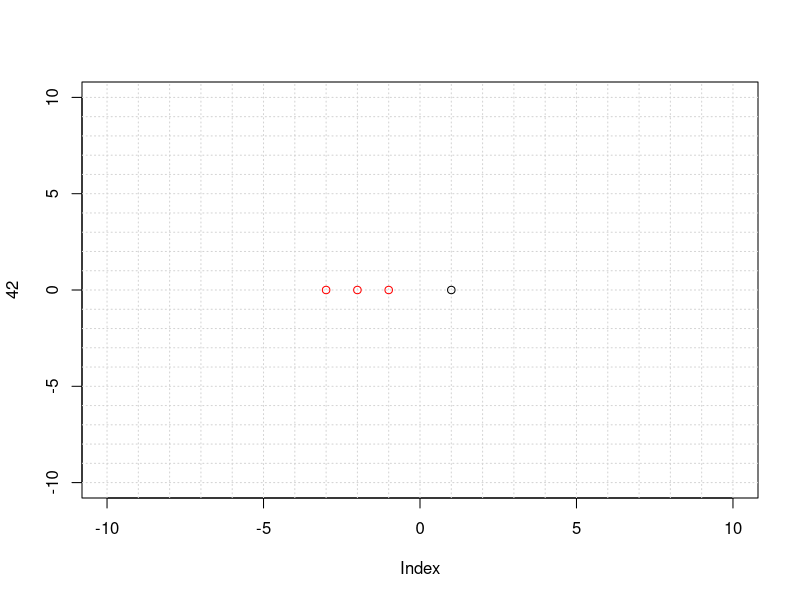
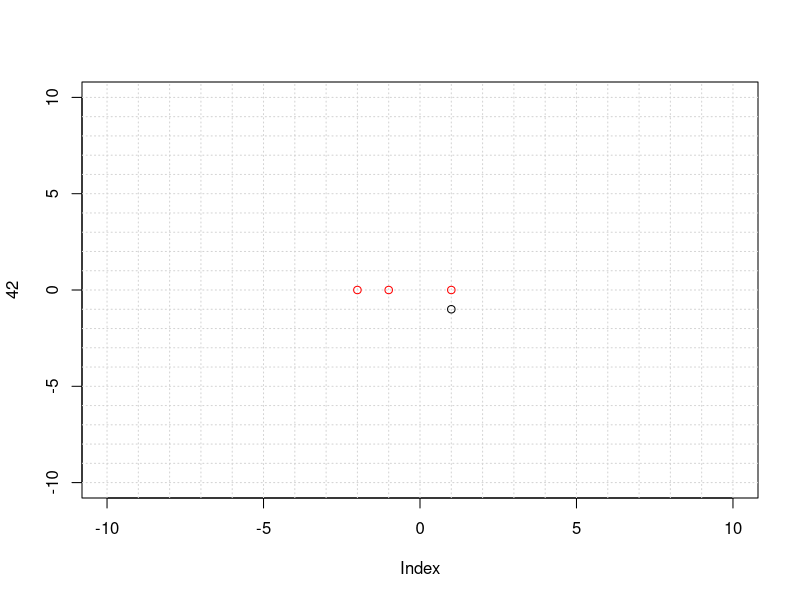
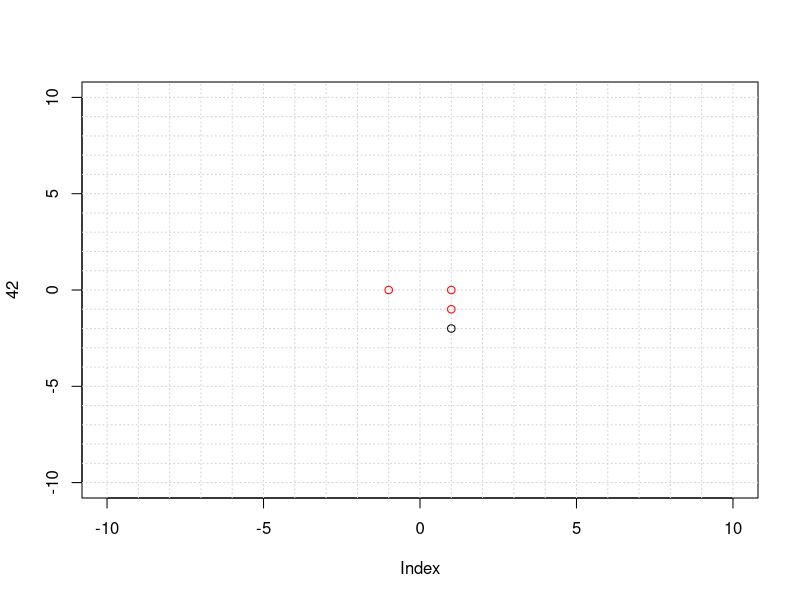
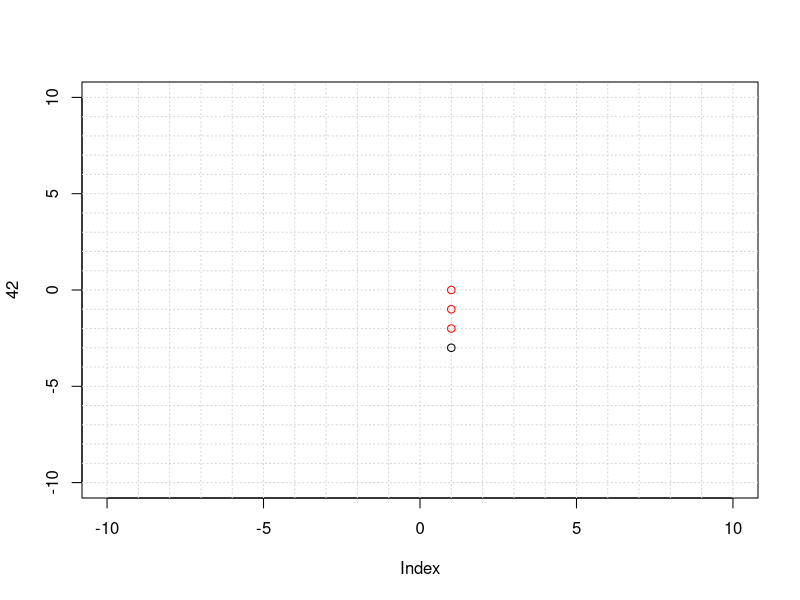
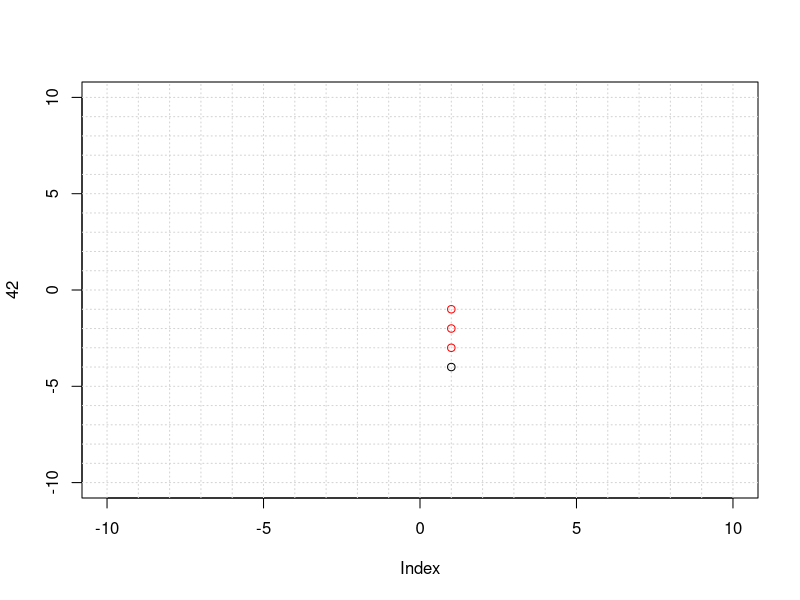
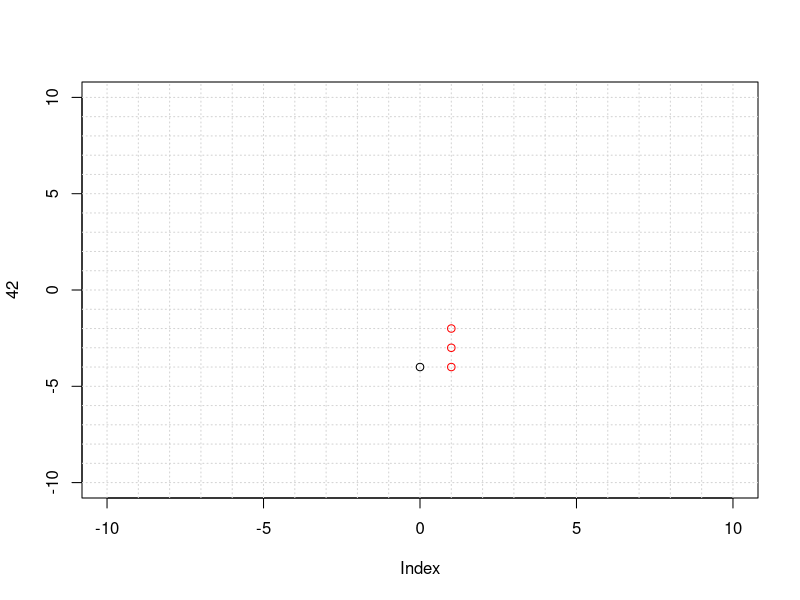
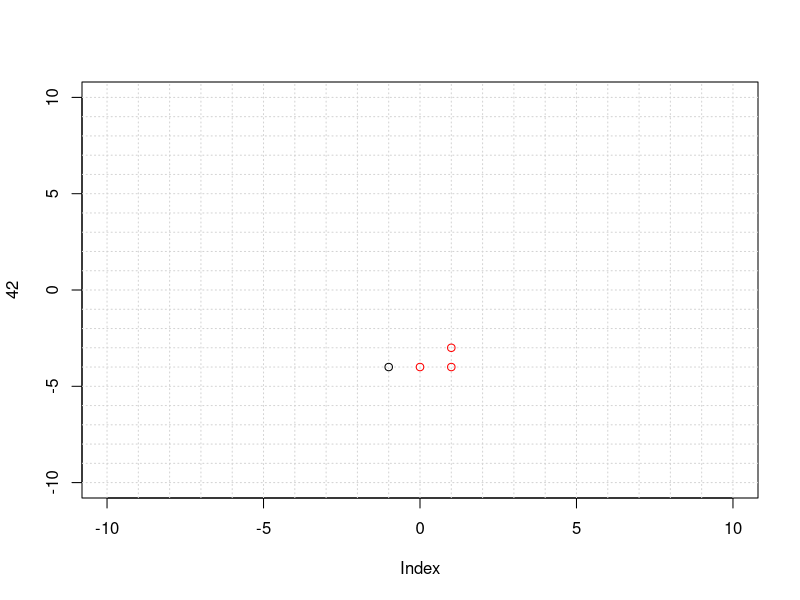
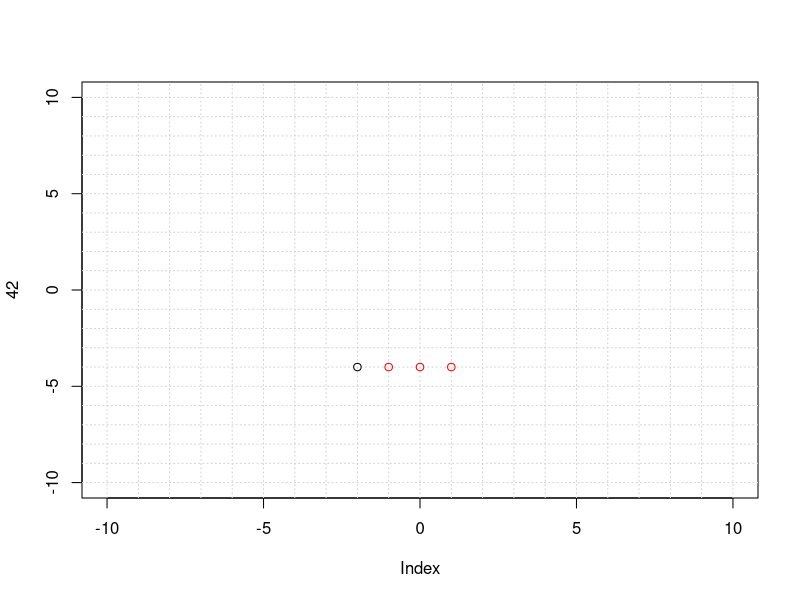

These charts were generated, in order, by the following R code:
#--------------------------------------------------------------------------------------------------
#Fonctions
#--------------------------------------------------------------------------------------------------

#rend une tete en 0.0 allant vers la droite
#entree : -
#sortie : objet tete
initTete=function(){
  return( list(coord=xy.coords(0,0),
               dir='d') 
  )
}


#cree un nouveau plot
#entree : -
#sortie : -
initGrille=function(){
  plot(42,xlim=c(-10,10),ylim=c(-10,10))
  
  abline(v=(seq(-10,10,1)), col="lightgray", lty="dotted")
  abline(h=(seq(-10,10,1)), col="lightgray", lty="dotted")
}

#test si la position actuelle est sur ou en dehors des bords
#entree : objet tete
#sortie : booléen
testMur=function(t){
  if(abs(t$coord$x)>=11 | abs(t$coord$y)>=11){
    return(T)
  }
  return(F)
}

#test si la direction demandé est possible et rend la 
#entree : caractere, caractere
#sortie : caractere
testDir=function(depart, demande){
  if(dirMatrix[demande,depart]){
    return(demande)
  }
  return(depart)
}

#calcul nouvelle coordonées de la tete selon la direction
#entree : tete
#sortie : objet coordonnées
move=function(t){
  x=t$coord$x+coor["x",t$dir]
  y=t$coord$y+coor["y",t$dir]
  return(xy.coords(x,y))
}

#Déplacement du corps
#entree : objet corps, objet tete
#sortie : objet corps
moveCorps=function(corps, tete){
  vecCorps=names(corps)
  invCorps=rev(vecCorps)
  l=length(invCorps)
  for(i in 1:(l-1)){
    # print(paste("Voilà ce que je prend : ", invCorps[i]))
    # print(paste("ce que je met : ", invCorps[i+1]))
    corps[[ invCorps[i] ]] = corps[[ invCorps[i+1] ]]
  }
  corps[[ vecCorps[1] ]]=tete$coord
  return(corps)
}

#--------------------------------------------------------------------------------------------------
#Initialisation
#--------------------------------------------------------------------------------------------------

#liste des directions possibles
dirVect=c("z","q","s","d")

#matrice des directions 
dirMatrix=matrix(rep(T,16),
                 nrow=4,
                 dimnames = list(dirVect,dirVect))
#insertion des imcompatibilités
dirMatrix["z","s"]=F
dirMatrix["s","z"]=F
dirMatrix["d","q"]=F
dirMatrix["q","d"]=F


#matrice changement coordonnees selon direction
coor=matrix(c(0,-1,0,1,
              +1,0,-1,0),
            byrow=T,
            nrow=2,
            dimnames = list(c("x","y"), dirVect))

#entité tete
tete=initTete()
corps=list(A=xy.coords(-1,0), 
           B=xy.coords(-2,0),
           C=xy.coords(-3,0))

#--------------------------------------------------------------------------------------------------
#Main
#--------------------------------------------------------------------------------------------------

#boucle de test mv

tete=initTete()
initGrille()
while (! testMur(tete)){
  #bouger
  tete$coord=move(tete)
  #afficher point
  points(tete$coord)
  #afficher corps
  for(i in corps){
    points(i, col='red')
  }
  #choisir direction
  nouvelleDir=sample(dirVect,1)
  #tester direction
  tete$dir=testDir(tete$dir,nouvelleDir)
  #position du corps au prochain tour
  corps=moveCorps(corps, tete)
  Sys.sleep(0.3)
  initGrille()
}
